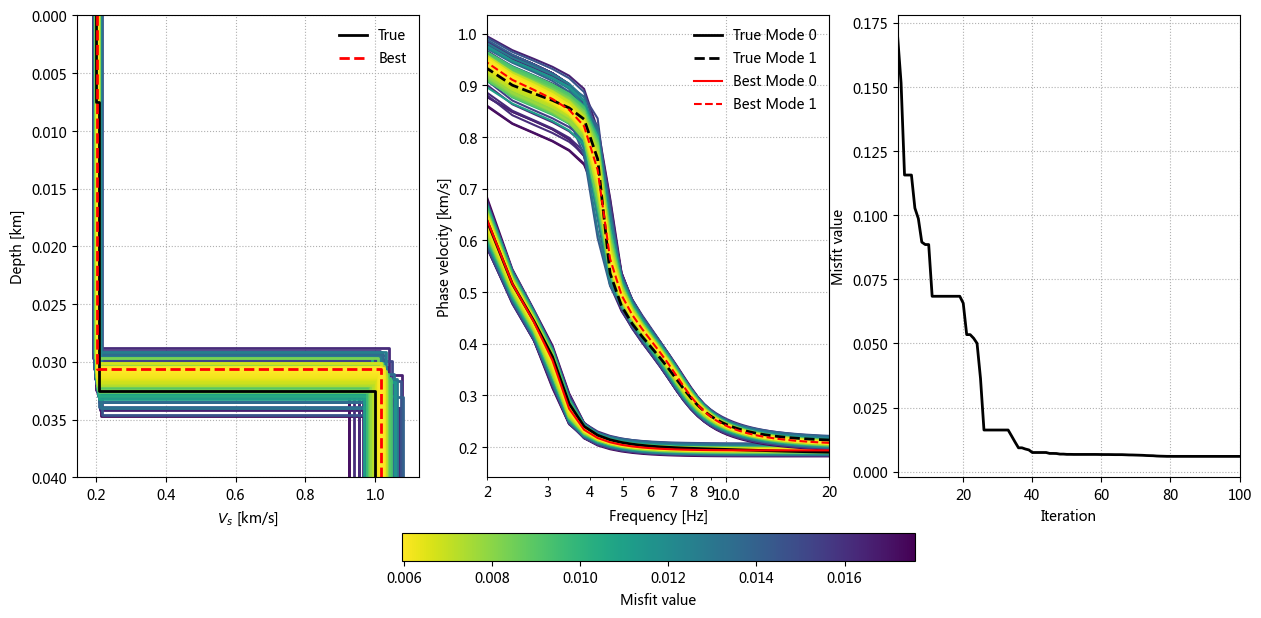

Reproduce this figure in Python.
import numpy as np

import matplotlib.pyplot as plt
from matplotlib.ticker import ScalarFormatter
from matplotlib.cm import ScalarMappable
from matplotlib.colors import Normalize
from mpl_toolkits.axes_grid1.inset_locator import inset_axes

from disba import PhaseDispersion, depthplot
from evodcinv import EarthModel, Layer, Curve


# Generate synthetic data
# Example taken from <https://www.geopsy.org/wiki/index.php/Dispersion_curve_inversion>
velocity_model = np.array([
    [7.5, 500.0, 200.0, 1700.0],
    [25.0, 1350.0, 210.0, 1900.0],
    [0.0, 2000.0, 1000.0, 2500.0],
]) * 1.0e-3

pd = PhaseDispersion(*velocity_model.T)
f = np.linspace(2.0, 20.0, 50)
t = 1.0 / f[::-1]
cp_0 = pd(t, mode=0, wave="rayleigh")
cp_1 = pd(t, mode=1, wave="rayleigh")

# Initialize model
model = EarthModel()

# Build model search boundaries from top to bottom
# First argument is the bounds of layer's thickness [km]
# Second argument is the bounds of layer's S-wave velocity [km/s]
# Third argument is the bounds of VP/VS ratio, the default setting 
# is [1.63, 2.45], which corresponds to Poisson's ratio ranging from 0.2 to 0.4.
model.add(Layer([0.001, 0.1], [0.1, 3.0], [2, 8.])) # Set a wider range of VP/VS ratio to correspond to shallow layers with high water content.
model.add(Layer([0.001, 0.1], [0.1, 3.0]))

# Constant density (=2 g/cm3)
# First argument is P-wawe velocity [km/s]
density = lambda vp: 2.0

# Configure model
model.configure(
    optimizer="cpso",
    misfit="rmse",
    density=density,
    optimizer_args={
        "popsize": 20,
        "maxiter": 100,
        "workers": -1,
        "seed": 0,
    },
)

# Define multi-mode dispersion curves to invert
curves = [Curve(cp_0.period, cp_0.velocity, 0, "rayleigh", "phase"),
          Curve(cp_1.period, cp_1.velocity, 1, "rayleigh", "phase"),
         ]

# Run inversion
# See stochopy's documentation for optimizer options <https://keurfonluu.github.io/stochopy/>
res = model.invert(curves)
res = res.threshold(3 * np.min(res.misfit))

# Plot results
fig, ax = plt.subplots(1, 3, figsize=(15, 6))

for a in ax:
    a.grid(True, linestyle=":")

zmax = 0.04
cmap = "viridis_r"

# Velocity model
res.plot_model(
    "vs",
    zmax=zmax,
    show="all",
    ax=ax[0],
    plot_args={"cmap": cmap},
)
depthplot(
    velocity_model[:, 0],
    velocity_model[:, 2],
    zmax=zmax,
    ax=ax[0],
    plot_args={
        "color": "black",
        "linewidth": 2,
        "label": "True",
    },
)
res.plot_model(
    "vs",
    zmax=zmax,
    show="best",
    ax=ax[0],
    plot_args={
        "color": "red",
        "linestyle": "--",
        "label": "Best",
    },
)
ax[0].legend(loc=1, frameon=False)

# Dispersion curve
res.plot_curve(
    t, 0, "rayleigh", "phase",
    show="all",
    ax=ax[1],
    plot_args={
        "type": "semilogx",
        "xaxis": "frequency",
        "cmap": cmap,
    },
)
res.plot_curve(
    t, 1, "rayleigh", "phase",
    show="all",
    ax=ax[1],
    plot_args={
        "type": "semilogx",
        "xaxis": "frequency",
        "cmap": cmap,
    },
)
ax[1].semilogx(
    1.0 / cp_0.period, cp_0.velocity,
    color="black",
    linewidth=2,
    label="True Mode 0",
    linestyle= "-",
)
ax[1].semilogx(
    1.0 / cp_1.period, cp_1.velocity,
    color="black",
    linewidth=2,
    label="True Mode 1",
    linestyle= "--",
)
res.plot_curve(
    t, 0, "rayleigh", "phase",
    show="best",
    ax=ax[1],
    plot_args={
        "type": "semilogx",
        "xaxis": "frequency",
        "color": "red",
        "linestyle": "-",
        "label": "Best Mode 0",
    },
)
res.plot_curve(
    t, 1, "rayleigh", "phase",
    show="best",
    ax=ax[1],
    plot_args={
        "type": "semilogx",
        "xaxis": "frequency",
        "color": "red",
        "linestyle": "--",
        "label": "Best Mode 1",
    },
)
ax[1].set_xlim(2.0, 20.0)
ax[1].xaxis.set_major_formatter(ScalarFormatter())
ax[1].xaxis.set_minor_formatter(ScalarFormatter())
ax[1].legend(loc=1, frameon=False)

# Misfit
res.plot_misfit(ax=ax[2])

# Colorbar
norm = Normalize(vmin=res.misfits.min(), vmax=res.misfits.max())
smap = ScalarMappable(norm=norm, cmap=cmap)
axins = inset_axes(
    ax[1],
    width="150%",
    height="6%",
    loc="lower center",
    borderpad=-6.0,
)

cb = plt.colorbar(smap, cax=axins, orientation="horizontal")
cb.set_label("Misfit value")

plt.show()
